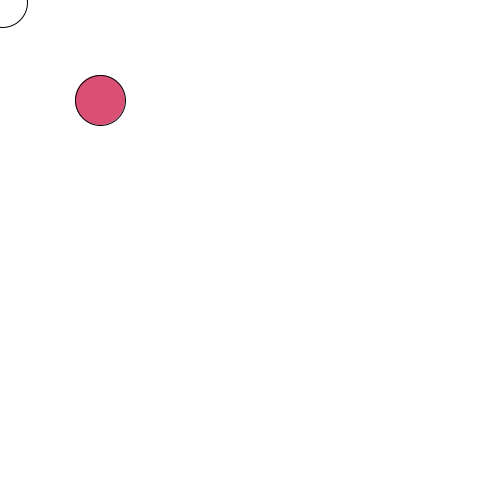
Frame 1 (no input)
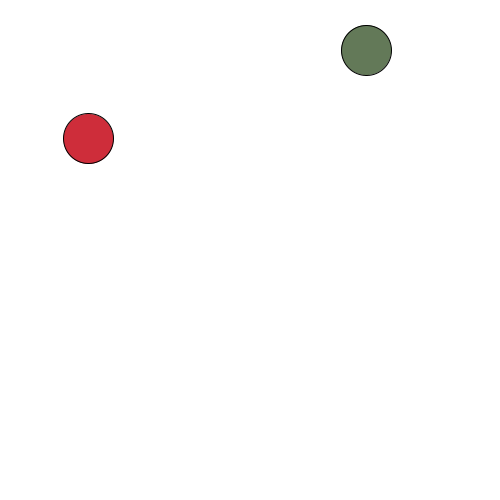
Frame 60 (the mouse pressed at the canvas centre just before this capture)
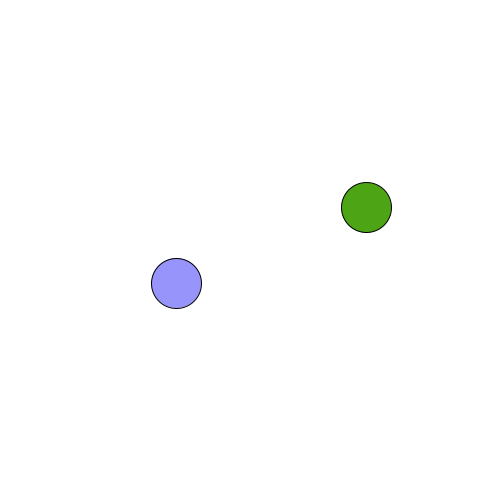
Frame 120 (the mouse held since frame 60 and released just before this capture)

The Processing sketch that drew these frames (run headless with seeded random() and noise(); from frame 60 on, the mouse is pressed at the canvas centre):

// Processing sketch: Gravity
// ── Gravity.pde


//class Base 

  Ball b1 = new Ball(2,2,50);
  Ball b2 = new Ball(100,100,50);
   
  void setup() {
    size(500,500);
    println("setup");

  }

    
  void draw(){
    
    background(255);    
    b1.update();
    b2.update();
    println("draw");

  }
//}

class Ball {
  float x;
  float y;
  float xspeed;
  float yspeed;
  float w;
  //Location, Speed, and size
  
  
  Ball(float xpos, float ypos, float ws) {
   x = xpos;
   y = ypos;
   w = ws;
   xspeed = random(-5,5);
   yspeed = random(-5,5);
  }
  //Declares Ball Object
  
  void update() { 
    display();
    bounce();
    move();
  }

 void display() {
    ellipse(x,y,w,w);
    float a = random(0,255);
    float b = random(0,255);
    float c = random(0,255);
    fill(a,b,c);
}
//Declares what the ball looks like

  void move() {
    x += xspeed;
    y = y + yspeed;
        
    if(x > height || x < 0)
    xspeed = xspeed * -1;
       
    if(y > width || y < 0)
    yspeed = yspeed * -1;
  }
  //Changes X and Y positions
  
  void bounce() {
    
      if (b1.intersect(b2)) { 
    b1.richochet();
    b2.richochet();
  }
    }
  boolean intersect(Ball b) {
    
    // Objects can be passed into functions as arguments too! 
    float distance = dist(x,y,b.x,b.y); // Calculate distance
    
    // Compare distance to sum of radii
    if (distance < w + b.w) {
      return true;
    } else {
      return false;
    }
  }
  
//Makes Balls bounce

void richochet() {
  xspeed *= .3;
  yspeed *= -1.5;
}
}
